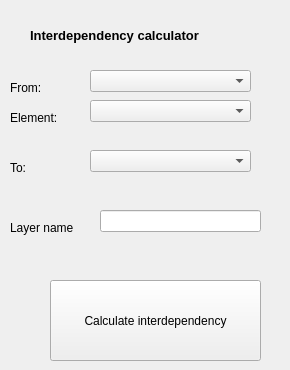
        <widget class="QWidget" name="tabinter">
         <attribute name="title">
          <string>Interdependecy</string>
         </attribute>
         <widget class="QLabel" name="label_3">
          <property name="geometry">
           <rect>
            <x>10</x>
            <y>80</y>
            <width>53</width>
            <height>16</height>
           </rect>
          </property>
          <property name="text">
           <string>From:</string>
          </property>
         </widget>
         <widget class="QLabel" name="label_4">
          <property name="geometry">
           <rect>
            <x>30</x>
            <y>20</y>
            <width>251</width>
            <height>31</height>
           </rect>
          </property>
          <property name="font">
           <font>
            <pointsize>10</pointsize>
            <weight>75</weight>
            <bold>true</bold>
           </font>
          </property>
          <property name="text">
           <string>Interdependency calculator</string>
          </property>
         </widget>
         <widget class="QLabel" name="label_5">
          <property name="geometry">
           <rect>
            <x>10</x>
            <y>110</y>
            <width>53</width>
            <height>16</height>
           </rect>
          </property>
          <property name="text">
           <string>Element:</string>
          </property>
         </widget>
         <widget class="QComboBox" name="comboBoxFromLayer">
          <property name="geometry">
           <rect>
            <x>90</x>
            <y>70</y>
            <width>161</width>
            <height>22</height>
           </rect>
          </property>
         </widget>
         <widget class="QComboBox" name="comboBoxFromElement">
          <property name="geometry">
           <rect>
            <x>90</x>
            <y>100</y>
            <width>161</width>
            <height>22</height>
           </rect>
          </property>
         </widget>
         <widget class="QLabel" name="label_6">
          <property name="geometry">
           <rect>
            <x>10</x>
            <y>160</y>
            <width>53</width>
            <height>16</height>
           </rect>
          </property>
          <property name="text">
           <string>To:</string>
          </property>
         </widget>
         <widget class="QComboBox" name="comboBoxToLayer">
          <property name="geometry">
           <rect>
            <x>90</x>
            <y>150</y>
            <width>161</width>
            <height>22</height>
           </rect>
          </property>
         </widget>
         <widget class="QLabel" name="label_10">
          <property name="geometry">
           <rect>
            <x>10</x>
            <y>220</y>
            <width>71</width>
            <height>16</height>
           </rect>
          </property>
          <property name="text">
           <string>Layer name</string>
          </property>
         </widget>
         <widget class="QLineEdit" name="lineEdit_2">
          <property name="geometry">
           <rect>
            <x>100</x>
            <y>210</y>
            <width>161</width>
            <height>22</height>
           </rect>
          </property>
         </widget>
         <widget class="QPushButton" name="pushButton_Interdependencies">
          <property name="geometry">
           <rect>
            <x>50</x>
            <y>280</y>
            <width>211</width>
            <height>81</height>
           </rect>
          </property>
          <property name="text">
           <string>Calculate interdependency</string>
          </property>
         </widget>
        </widget>
